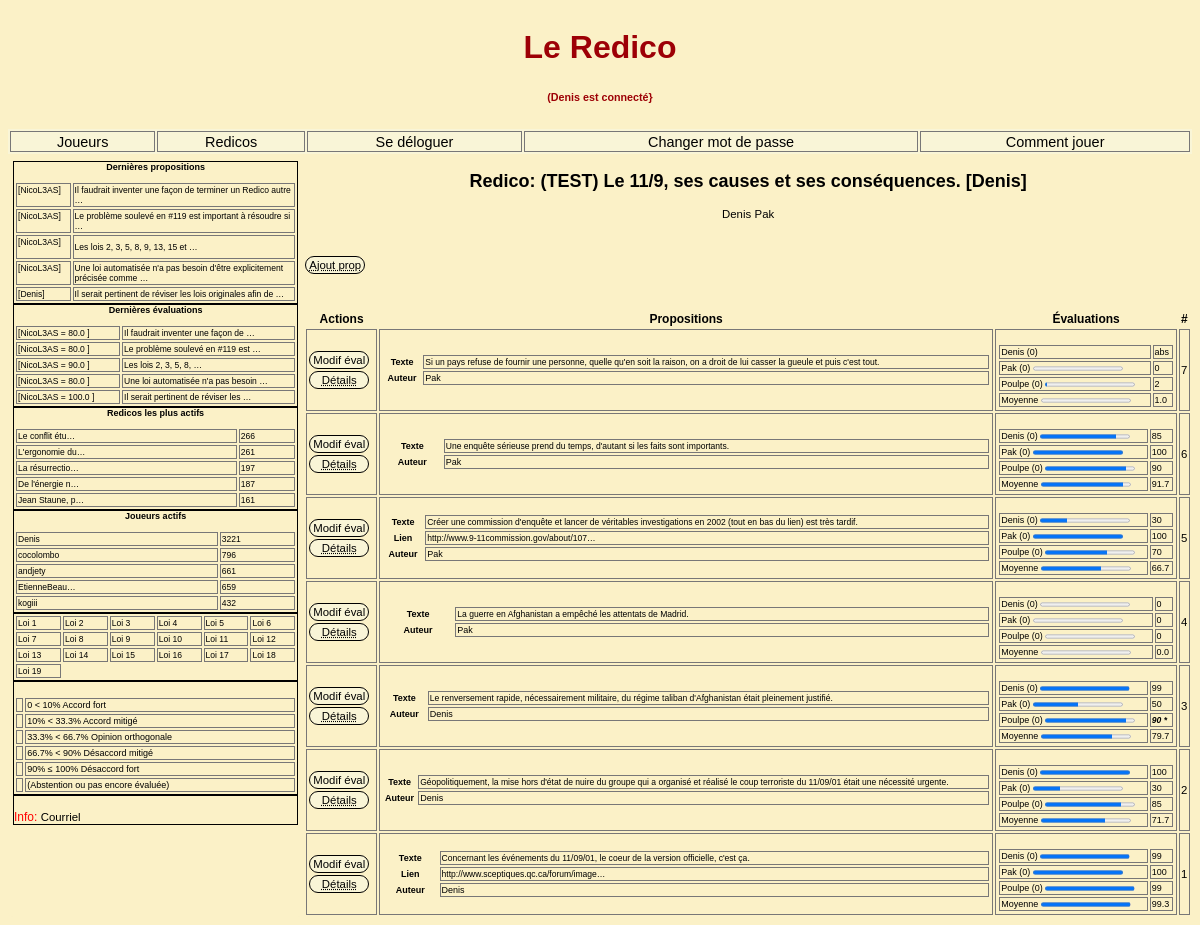
Screenshot of /redico/2/ (signed in) with the database file from the repository.
### redicos/models.py (models this page shows, shortened)
class Redico(models.Model):
    titre = models.TextField(unique=True)
    createur = models.ForeignKey(User, editable=False, on_delete=models.CASCADE, related_name='Redico_createur')
    debut = models.DateTimeField(auto_now_add=True)
    actif = models.BooleanField(default=True, editable=True)
    def participants_noms_ids(self):
        noms_ids = list(Proposition.objects.filter(redico=self.id).values(nom_=F('auteur__username'),id_=F('auteur__id')).distinct())
        return noms_ids
    def nb_joueurs(self):
        return len(self.participants_noms_ids())
    def les_props(self):
        props = Proposition.objects.filter(redico=self.id).order_by('-sequence')
        return props
    def nb_props(self):
        return len(self.les_props())
    def participe_au_redico(self, joueur_id):
        participants = self.participants_noms_ids()
        try:
            p = list(map(itemgetter('id_'), participants)).index(joueur_id)
            return True
        except:
            return False
    def heatmap(self):
        def my_apply(row):
            df_diff.at[row.J0, row.J1] = abs(row.e0 - row.e1)
        def df_bg_color(val):
            if   val > 0 and val < 10:       color = '#01B400'
            elif val >= 10 and val < 33.3:   color = '#51FF50'
            elif val >= 33.3 and val < 66.7: color = '#FFFFFF'
            elif val >= 66.7 and val < 90:   color = '#FE504F'
            elif val >= 90 and val <= 100:   color = '#B40001'
            else:                            color = '#c8d1d7'
            return f'background-color: {color}; color: black;'
        def df_diff():
            lst = []
            for prop in self.les_props(): # [<Proposition: Proposition object (3511)>, ... ]
                for p in prop.df_diff()['lst']:
                    lst.append(p)
            df = pd.DataFrame(lst, columns=['red_id', 'props_seq', 'J0', '#0', 'e0', 'J1', '#1', 'e1'])
            num = df._get_numeric_data()
            num[num < 0] = np.nan
            df['écart'] = abs(df['e0'] - df['e1'])
            df = df.sort_values(by=['props_seq', 'J0', 'J1'])
            return {'lst': lst,
                    'df': df}
        df_diff = df_diff()['df']
        df_diff.apply(my_apply, axis=1)
        if df_diff.empty == False:
            df_diff.groupby(['props_seq', 'J0', 'J1']).mean()
            df = df_diff['écart'].groupby([df_diff['J0'], df_diff['J1']]).mean()
            df = df.to_frame()
            print(f'df: L198 {df}')
            print(f'df: L200 {df}')
            df = df.style.set_caption('Écarts').\
                          highlight_max(subset='écart', color='#cf7474', axis=0).\
                          highlight_min(subset='écart', color='#01B400', axis=0).\
                          set_precision(2).render()
            print(f'L 203 {df}')
            return df
        else:
            return None

### propositions/models.py (models this page shows, shortened)
class Proposition(models.Model):
    auteur      = models.ForeignKey(User, editable=False, on_delete=models.CASCADE)
    redico      = models.ForeignKey('redicos.Redico', editable=False, on_delete=models.CASCADE)
    sequence    = models.IntegerField(editable=False)    # Repart a 1 pour chaque redico
    texte       = models.TextField()
    photo       = models.ImageField(blank=True, upload_to='static/image')  # Il faut instaler PIL
    lien        = models.URLField(blank=True)
    preambule   = models.TextField(blank=True, verbose_name='preambule')
    date_de_pub = models.DateField(verbose_name='date de publication', auto_now_add=True)
    def evals(self):
        evals = Evaluation.objects.filter(proposition=self.id).order_by('joueur__username')  # .values_list('eval', flat=True)
        prop_evals = evals.values(redId=F('proposition__redico_id'),
                                     seqId=F('proposition__sequence'),
                                     nom=F('joueur__username'),
                                     joueurId=F('joueur'),
                                     evaluation=F('eval'),
                                     le_commentaire=F('commentaire'),
                                     nbEdits=F('nb_edit'),
                                     laDate=F('date_eval'))
        joueur_eval_comb = list(itertools.combinations(prop_evals, 2))
        if len(evals) > 1:
            eval00 = joueur_eval_comb[0][0]['evaluation']
            eval01 = joueur_eval_comb[0][1]['evaluation']
            if (eval00 == -1) or (eval01 == -1):
                diff = 0
            else:
                diff = abs(eval00-eval01)
        else:
            diff = 0
        return { 'evals': prop_evals , 'diff': diff, 'joueur_eval_comb': joueur_eval_comb }
    def les_evaluateurs_id(self):
        evaluateurs_id = list(Evaluation.objects.filter(proposition=self.id).
                        values_list('proposition__evaluation__joueur', flat=True).distinct())
        return evaluateurs_id
    def nb_evaluations(self):
        nb = len(self.evals()['evals'])
        return nb
    def moyenne_des_evals(self):
        moy = Evaluation.objects.filter(Q(proposition=self.id) & ~Q(eval=-1)).aggregate(Avg('eval'))
        return moy['eval__avg']
    def joueurs_eval_comb(self):
        evals = self.evals()['evals']
        joueur_eval = list(evals.values_list('proposition__redico_id', 'proposition__sequence', 'joueur__username', 'joueur', 'eval'))
        joueur_eval_comb = sorted(itertools.combinations(joueur_eval, 2))
        return joueur_eval_comb
    def df_diff(self):
        lst = []
        for couple in self.joueurs_eval_comb():
            prop_seq = couple[0][1];
            red = couple[0][0];      id1  = couple[1][0]
            nom0 = couple[0][2][:5]; nom1 = couple[1][2][:5]
            id0 = couple[0][3];      id1  = couple[1][3]
            val0 = couple[0][4];     val1 = couple[1][4]
            lst.append([red, prop_seq, nom0, id0, val0, nom1, id1, val1])
        df_diff = pd.DataFrame.from_records(lst,
                                            columns=['red', 'props_seq', 'nom0', 'id0', 'e0', 'nom1', 'id1', 'e1'])
        df_diff['diff'] = (abs(df_diff['e0'] - df_diff['e1']))/100
        df_diff = df_diff.sort_values(by=['nom0'])
        return {'df':df_diff, 'lst':lst}

### redicos/views.py (the view)
def detail(request, redico_id):
    red = Redico.objects.filter(pk=redico_id)[0]
    props = red.les_props()
    nb_joueurs = red.nb_joueurs()
    d1 = {}
    try:
        stats = red.heatmap()
        d1['stats'] = stats
    except:
        pass
    d2 = { 'red': red,
          'props': props,
          'redico_id':redico_id,
          'show_profil': True,
          'show_stats': True,
          'show_add_redico': False,
          'show_edit_redico': False,
          'show_supprime_redico': False,
          'show_add_prop': True,
          'show_edit_prop': False,
          'show_supprime_prop': False,
          'show_add_eval': False,
          'show_edit_eval': False,
          }
    c = {**d1, **d2}
    return render(request, "redicos/detail.html", c)

### templates/redicos/detail.html (shortened to what this page needs)
{% extends "base.html"  %}
{% load evaluations_tags %}
{% load gb_filters %}
{% load i18n %}
{% block index-detail %}
<div class="div-index-detail">
    <table class="redico-detail">
            <thead>
                <caption>
                    <h2>Redico: {{ red.titre }} [{{ red.createur }}]</h2>
                    <div class="liste-joueurs">
                        {% for info in  red.participants_noms_ids %}
                             <a href="{% url 'joueur-detail' info.id_ %}">{{ info.nom_ }}</a>
                        {% endfor %}
                    </div>
                    <br />
                      <div class="div-wrapper">
                        {% if user.is_authenticated %}
                            {% peut_ajouter_proposition_vide %}
                        {% endif %}
                    </div>
                <br />
                    <th class="Actions">Actions</th>
                    <th class="Proposition">Propositions</th>
                    <th class="Evaluation">Évaluations</th>
                    <th class="No">#</th>
                </caption>
            </thead>
            {% for prop in props %}
                <tr>
                    <div>
                        <td>
                        {% peut_editer_eval %}
                        {% detail_de_la_proposition %}
                        </td>
                    </div>
                    <div>
                    <td>
                        <table class="colprop">
                            <tr>
                                <th>Texte</th>
                                <td  style="word-break: break-word" ><a href="{% url "proposition-detail" red.id prop.sequence %}">{{ prop.texte }}</a></td>
                            </tr>
                            {% if prop.lien %}
                                <tr>
                                    <th>Lien</th>
                                    <td  style="word-break: break-word">{{ prop.lien|safe|urlizetrunc:40 }}</td>
                                </tr>
                            {% endif %}
                            <tr>
                                <th>Auteur</th><td> {{ prop.auteur }}</td>
                            </tr>
                    </table>
                    </td>
                    </div>
                    <div>
                    <td>
                <div>
                <table class="colonneEvaluation">
                    {% for e in prop.evals.evals %}
                        <tr>
                            <td>
                                {{ e.nom|slice:":6" }} ({{ e.nbEdits }})
                                {% if e.evaluation >= 0 %}
                                <progress class="progress" value={{ e.evaluation|abstention }} max="100"></progress>
                                {% endif %}
                            </td>
                            {% if e.le_commentaire %}
                                <td>
                                    <a title="{{ e.le_commentaire }}"
                                    href="{% url "proposition-detail" red.id prop.sequence %}">
                                    <b><i>{{ e.evaluation|floatformat:"-5"|abstention }} *</i></b></a>
                                </td>
                            {% else %}
                                <td>{{ e.evaluation|floatformat:"-5"|abstention }}</td>
                            {% endif %}
                        </tr>
                    {% endfor %}
                    {% if prop.nb_evaluations > 1 %}
                        <td>Moyenne
                         <progress class="progress" value={{ prop.moyenne_des_evals|abstention }} max="100"></progress>
                        </td>
                        <td>
                            {{ prop.moyenne_des_evals|floatformat:1 }}
                        </td>
                    {% endif %}
                </table>
                </div>
                </td>
                </div>
                    <div>
                        <td>
                            <a href="{% url 'proposition-detail' red.id prop.sequence %}">{{ prop.sequence }}</a>
                        </td>
                    </div>
                </tr>
            {% endfor %}
    </table>
</div>
{% endblock index-detail %}

### templates/base.html (shortened to what this page needs)
{% load static %}
<!DOCTYPE html>
<html lang="fr">
<head>
    <link rel="stylesheet" type="text/css" href="{% static 'redico4.css' %}"/>
</head>
<body>
    <div class="grille-de-fond">
        {% block header %}
            {%  if user.is_authenticated %}
            <div class="div-header"><h1>Le Redico <h6>({{ user }} est connecté}</h6></h1></div>
            {% else %}
            <div class="div-header"><h1>Le Redico <h6>(Vous n'êtes pas connecté}</h6></h1></div>
            {% endif %}
        {% endblock %}
        {% block navigation %}
            {% include 'navigation.html' %}
        {% endblock %}
            <div class="div-colonne-gauche">
                {% block colonne-gauche %}
                    {% block dern-props %}              {% include 'dernieres-propositions.html' %} {% endblock %}
                    {% block dern-evals %}              {% include 'dernieres-evaluations.html' %}  {% endblock %}
                    {% block redicos-actifs %}          {% include 'redicos-actifs.html' %}         {% endblock %}
                    {% block joueurs-actifs %}          {% include 'joueurs-actifs.html' %}         {% endblock %}
                    {% block les-lois %}                {% include 'les-lois.html' %}               {% endblock %}
                    {% block les-codes %}               {% include 'les-codes.html' %}              {% endblock %}
                    {% block footer %}                  {% include 'footer.html'    %}              {% endblock %}
                {% endblock %}
            </div>
         {% block index-detail %}{% endblock %}
</div>
</body>
</html>

### rows the page displays
Redico: titre "(TEST) Le 11/9, ses causes et ses conséquences.", createur "Denis", id "Ajout prop"
Proposition: redico+sequence+id "Modif éval", redico+sequence "Détails", texte "Si un pays refuse de fournir une personne, quelle qu'en soit la raison, on a droit de lui casser la gueule et puis c'est tout.", auteur "Pak", nom "Poulpe", nbEdits "0", {{ e.evaluation|abstention }} 2.0 (drawn), evaluation|abstention "2", moyenne_des_evals "1.0", sequence "7"
Proposition: redico+sequence+id "Modif éval", redico+sequence "Détails", texte "Une enquête sérieuse prend du temps, d'autant si les faits sont importants.", auteur "Pak", nom "Poulpe", nbEdits "0", {{ e.evaluation|abstention }} 90.0 (drawn), evaluation|abstention "90", moyenne_des_evals "91.7", sequence "6"
Proposition: redico+sequence+id "Modif éval", redico+sequence "Détails", texte "Créer une commission d'enquête et lancer de véritables investigations en 2002 (tout en bas du lien) est très tardif.", lien "http://www.9-11commission.gov/about/107…", auteur "Pak", nom "Poulpe", nbEdits "0", {{ e.evaluation|abstention }} 70.0 (drawn), evaluation|abstention "70", moyenne_des_evals "66.7", sequence "5"
Proposition: redico+sequence+id "Modif éval", redico+sequence "Détails", texte "La guerre en Afghanistan a empêché les attentats de Madrid.", auteur "Pak", nom "Poulpe", nbEdits "0", evaluation|abstention "0", moyenne_des_evals "0.0", sequence "4"
Proposition: redico+sequence+id "Modif éval", redico+sequence "Détails", texte "Le renversement rapide, nécessairement militaire, du régime taliban d'Afghanistan était pleinement justifié.", auteur "Denis", nom "Poulpe", nbEdits "0", {{ e.evaluation|abstention }} 90.0 (drawn), evaluation|abstention "90", moyenne_des_evals "79.7", sequence "3"
Proposition: redico+sequence+id "Modif éval", redico+sequence "Détails", texte "Géopolitiquement, la mise hors d'état de nuire du groupe qui a organisé et réalisé le coup terroriste du 11/09/01 était une nécessité urgente.", auteur "Denis", nom "Poulpe", nbEdits "0", {{ e.evaluation|abstention }} 85.0 (drawn), evaluation|abstention "85", moyenne_des_evals "71.7", sequence "2"
Proposition: redico+sequence+id "Modif éval", redico+sequence "Détails", texte "Concernant les événements du 11/09/01, le coeur de la version officielle, c'est ça.", lien "http://www.sceptiques.qc.ca/forum/image…", auteur "Denis", nom "Poulpe", nbEdits "0", {{ e.evaluation|abstention }} 99.0 (drawn), evaluation|abstention "99", moyenne_des_evals "99.3", sequence "1"

### other values shown
{{ user }} "Denis"
{{ p.auteur__username|slice:":12" }} "NicoL3AS" "NicoL3AS" "NicoL3AS" "NicoL3AS" "Denis"
{{ p.texte|truncatewords:10|safe|urlize }} "Il faudrait inventer une façon de terminer un Redico autre …" "Le problème soulevé en #119 est important à résoudre si …" "Les lois 2, 3, 5, 8, 9, 13, 15 et …" "Une loi automatisée n'a pas besoin d'être explicitement précisée comme …" "Il serait pertinent de réviser les lois originales afin de …"
{{ e.joueur__username|slice:":12" }} "NicoL3AS" "NicoL3AS" "NicoL3AS" "NicoL3AS" "NicoL3AS"
{{ e.eval|abstention }} "80.0" "80.0" "90.0" "80.0" "100.0"
{{ e.proposition__texte|truncatewords:6|safe|urlize }} "Il faudrait inventer une façon de …" "Le problème soulevé en #119 est …" "Les lois 2, 3, 5, 8, …" "Une loi automatisée n'a pas besoin …" "Il serait pertinent de réviser les …"
{{ r.redico__titre|truncatechars:15 }} "Le conflit étu…" "L'ergonomie du…" "La résurrectio…" "De l'énergie n…" "Jean Staune, p…"
{{ r.cnt }} "266" "261" "197" "187" "161"
{{ j.joueur__username|truncatechars:12 }} "Denis" "cocolombo" "andjety" "EtienneBeau…" "kogiii"
{{ j.cnt }} "3221" "796" "661" "659" "432"
{{ info.nom_ }} "Denis"
{{ info.nom_ }} "Pak"
{{ e.nom|slice:":6" }} "Denis"
{{ e.nbEdits }} "0"
{{ e.evaluation|floatformat:"-5"|abstention }} "abs"
